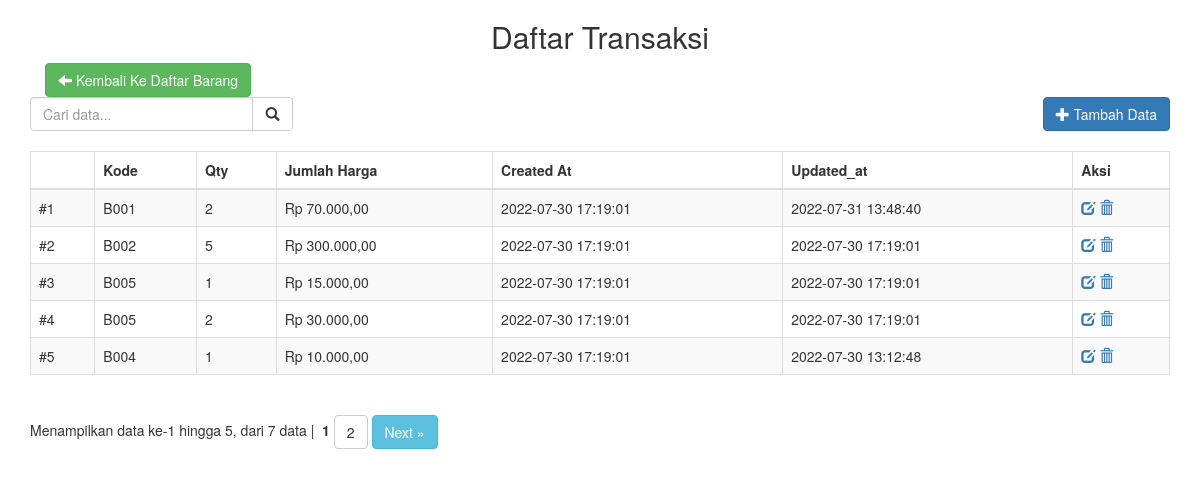
The page /transaksi_index.php on the database its author committed.
### tables this page shows
CREATE TABLE `transaksi` (
  `id` bigint(20) NOT NULL,
  `kode_barang` char(4) NOT NULL,
  `qty` int(11) NOT NULL,
  `jumlah_harga` int(11) NOT NULL,
  `created_at` datetime NOT NULL DEFAULT current_timestamp(),
  `updated_at` datetime NOT NULL DEFAULT current_timestamp()
);

### DBcon.class.php (called while the page is built, shortened)
<?php
class DBcon{
    private $dbHost     = "localhost";
    private $dbUsername = "root";
    private $dbPassword = "";
    private $dbName     = "toko";
    public function __construct(){
        if(!isset($this->db)){
            $conn = new mysqli($this->dbHost, $this->dbUsername, $this->dbPassword, $this->dbName);
            if($conn->connect_error){
                die("Failed to connect with MySQL: " . $conn->connect_error);
            }else{
                $this->db = $conn;
            }
        }
    }
    public function getRows($table, $conditions = array()){
        $sql = 'SELECT ';
        $sql .= array_key_exists("select", $conditions)?$conditions['select']:'*';
        $sql .= ' FROM '.$table;
        if(array_key_exists("order_by", $conditions)){
            $sql .= ' ORDER BY '.$conditions['order_by'];
        }
        if(array_key_exists("start", $conditions) && array_key_exists("limit", $conditions)){
            $sql .= ' LIMIT '.$conditions['start'].','.$conditions['limit'];
        }elseif(!array_key_exists("start", $conditions) && array_key_exists("limit", $conditions)){
            $sql .= ' LIMIT '.$conditions['limit'];
        }
        $result = $this->db->query($sql);
        if(array_key_exists("return_type", $conditions) && $conditions['return_type'] != 'all'){
            switch($conditions['return_type']){
                case 'count':
                    $data = $result->num_rows;
                    break;
            }
        }else{
            if($result->num_rows > 0){
                while($row = $result->fetch_assoc()){
                    $data[] = $row;
                }
            }
        }
        return !empty($data)?$data:false;
    }
}

### transaksi_index.php (the view, shortened to what this page needs)
<?php
require_once 'Pagination.class.php';
require_once 'DBcon.class.php';
$db = new DBcon();
$perPageLimit = 5;
$offset = !empty($_GET['page'])?(($_GET['page']-1)*$perPageLimit):0;
$searchKeyword = !empty($_GET['sq'])?$_GET['sq']:'';
$searchStr = !empty($searchKeyword)?'?sq='.$searchKeyword:'';
$searchArr = '';
$con = array(
    'like_or' => $searchArr,
    'return_type' => 'count'
);
$rowCount = $db->getRows('transaksi', $con);
$pagConfig = array(
    'baseURL' => 'transaksi_index.php'.$searchStr,
    'totalRows' => $rowCount,
    'perPage' => $perPageLimit
);
$pagination = new Pagination($pagConfig);
$con = array(
    'like_or' => $searchArr,
    'start' => $offset,
    'limit' => $perPageLimit,
    'order_by' => 'id ASC',
);
$transaksis = $db->getRows('transaksi', $con);
?>
<!DOCTYPE html>
<html lang="en">
<head>
    <link rel="stylesheet" href="https://maxcdn.bootstrapcdn.com/bootstrap/3.3.6/css/bootstrap.min.css">
</head>
<body>
    <div class="container">
        <h2 style="text-align: center;">Daftar Transaksi</h2>
        <div class="buttonkembali" style="text-align: left;">
            <span class="panel-heading"><a href="index.php" title="Klik untuk Kembali" class="btn btn-success"><i class="glyphicon glyphicon-arrow-left"></i> Kembali Ke Daftar Barang</a></span>
        </div>
        <div class="row">
            <div class="col-md-3 search-panel">
                <form>
                <div class="input-group">
                    <input type="text" name="sq" class="form-control" placeholder="Cari data..." value="<?php echo $searchKeyword; ?>">
                    <div class="input-group-btn">
                        <button title="Klik untuk Mencari" class="btn btn-default" type="submit">
                            <i class="glyphicon glyphicon-search"></i>
                        </button>
                    </div>
                </div>
                </form>
            </div>
            <div class="col-md-4 col-md-offset-5">
                <span class="pull-right">
                    <a href="transaksi_addEdit.php" title="Klik untuk Menambah Data" class="btn btn-primary"><i class="glyphicon glyphicon-plus"></i> Tambah Data</a>
                    <br>
                </span>
            </div>
        </div>
        <table class="table table-striped table-bordered">
            <br>
            <thead>
                <tr>
                    <th></th>
                    <th>Kode</th>
                    <th>Qty</th>
                    <th>Jumlah Harga</th>
                    <th>Created At</th>
                    <th>Updated_at</th>
                    <th>Aksi</th>
                </tr>
            </thead>
            <tbody>
                <?php
                if(!empty($transaksis)){ $count = 0;
                    foreach($transaksis as $transaksi){ $count++;
                ?>
                <tr>
                    <td><?php echo '#'.$count; ?></td>
                    <td><?php echo $transaksi['kode_barang']; ?></td>
                    <td><?php echo $transaksi['qty']; ?></td>
                    <td><?php echo 'Rp ' . number_format($transaksi['jumlah_harga'],2,",","."); ?></td>
                    <td><?php echo $transaksi['created_at']; ?></td>
                    <td><?php echo $transaksi['updated_at']; ?></td>
                    <td>
                        <a title="Sunting" href="transaksi_addEdit.php?id=<?php echo $transaksi['id']; ?>" class="glyphicon glyphicon-edit"></a>
                        <a title="Hapus" href="transaksi_userAction.php?action_type=delete&id=<?php echo $transaksi['id']; ?>" class="glyphicon glyphicon-trash" onclick="return confirm('Yakin ingin Menghapus Data?')"></a>
                    </td>
                </tr>
                <?php } }else{ ?>
                <tr><td colspan="5">DATA TIDAK DITEMUKAN</td></tr>
                <?php } ?>
            </tbody>
        </table>
        <?php echo $pagination->createLinks(); ?>
    </div>
</body>
</html>

### rows shown on the page
transaksi: kode_barang "B001", qty "2", jumlah_harga "70.000,00", created_at "2022-07-30 17:19:01", updated_at "2022-07-31 13:48:40"
transaksi: kode_barang "B002", qty "5", jumlah_harga "300.000,00", created_at "2022-07-30 17:19:01", updated_at "2022-07-30 17:19:01"
transaksi: kode_barang "B005", qty "1", jumlah_harga "15.000,00", created_at "2022-07-30 17:19:01", updated_at "2022-07-30 17:19:01"
transaksi: kode_barang "B005", qty "2", jumlah_harga "30.000,00", created_at "2022-07-30 17:19:01", updated_at "2022-07-30 17:19:01"
transaksi: kode_barang "B004", qty "1", jumlah_harga "10.000,00", created_at "2022-07-30 17:19:01", updated_at "2022-07-30 13:12:48"

### other values the page prints
$pagination->createLinks() "Menampilkan data ke-1 hingga 5, dari 7 data |"
$this->nextLink "Next »"
